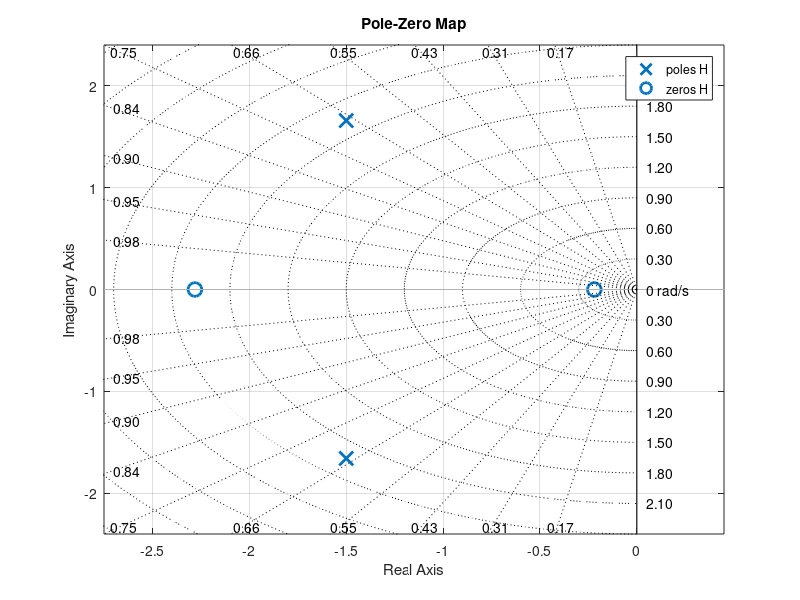

This chart was generated by the following MATLAB code:
% Esempio di creazione del diagramma poli/zeri di un sistema.
%
% M. Scarpiniti (Dip. DIET - Sapienza Università di Roma)

num = [2  5  1];
den = [1  3  5];
H = tf(num, den);
pzmap(H);
sgrid